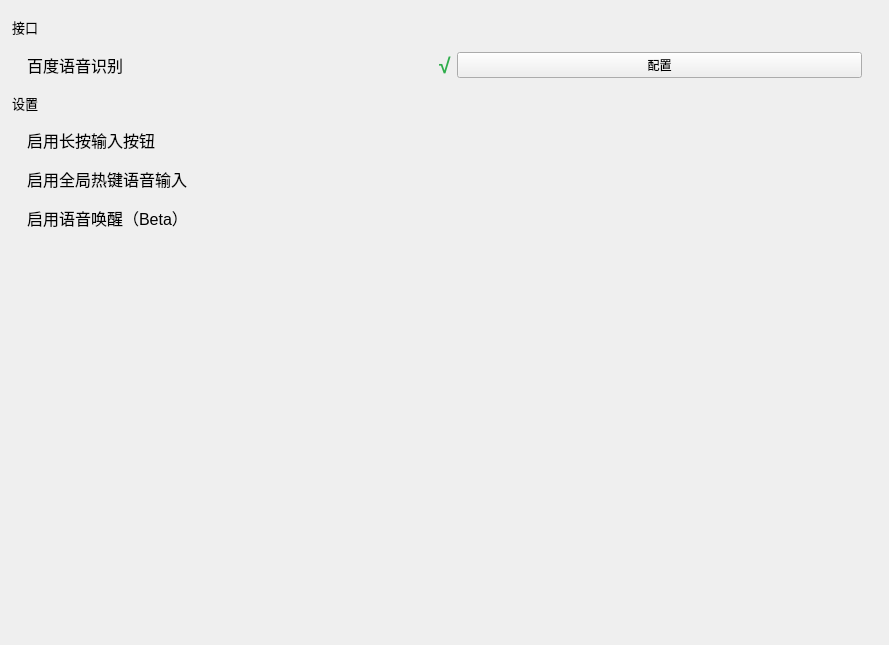
<?xml version="1.0" encoding="UTF-8"?>
<ui version="4.0">
 <class>SettingChild_Speech</class>
 <widget class="QWidget" name="SettingChild_Speech">
  <property name="geometry">
   <rect>
    <x>0</x>
    <y>0</y>
    <width>889</width>
    <height>645</height>
   </rect>
  </property>
  <property name="windowTitle">
   <string>Form</string>
  </property>
  <layout class="QVBoxLayout" name="verticalLayout">
   <property name="leftMargin">
    <number>12</number>
   </property>
   <property name="rightMargin">
    <number>12</number>
   </property>
   <item>
    <widget class="ElaBreadcrumbBar" name="BreadcrumbBar" native="true"/>
   </item>
   <item>
    <widget class="ZcStackedWidget" name="stackedWidget">
     <property name="currentIndex">
      <number>0</number>
     </property>
     <widget class="QWidget" name="page_Choose">
      <layout class="QVBoxLayout" name="verticalLayout_2">
       <property name="leftMargin">
        <number>0</number>
       </property>
       <property name="topMargin">
        <number>0</number>
       </property>
       <property name="rightMargin">
        <number>0</number>
       </property>
       <property name="bottomMargin">
        <number>0</number>
       </property>
       <item>
        <widget class="ElaText" name="label_Interface">
         <property name="font">
          <font>
           <pointsize>10</pointsize>
          </font>
         </property>
         <property name="text">
          <string>接口</string>
         </property>
        </widget>
       </item>
       <item>
       <widget class="ElaScrollPageArea" name="widget_Interface" native="true">
         <property name="toolTip">
          <string>配置语音识别服务，当前支持百度语音识别</string>
         </property>
         <layout class="QHBoxLayout" name="horizontalLayout" stretch="1,0,1">
          <property name="leftMargin">
           <number>15</number>
          </property>
          <property name="rightMargin">
           <number>15</number>
          </property>
          <item>
           <widget class="ElaText" name="label_Baidu">
            <property name="sizePolicy">
             <sizepolicy hsizetype="Expanding" vsizetype="Preferred">
              <horstretch>0</horstretch>
              <verstretch>0</verstretch>
             </sizepolicy>
            </property>
            <property name="font">
             <font>
              <pointsize>12</pointsize>
             </font>
            </property>
            <property name="text">
             <string>百度语音识别</string>
            </property>
           </widget>
          </item>
          <item>
           <widget class="ElaText" name="label_Baidu_Status">
            <property name="font">
             <font>
              <pointsize>16</pointsize>
              <bold>true</bold>
             </font>
            </property>
            <property name="visible">
             <bool>false</bool>
            </property>
            <property name="styleSheet">
             <string notr="true">color: #2EAD4B;</string>
            </property>
            <property name="text">
             <string>√</string>
            </property>
           </widget>
          </item>
          <item>
           <widget class="ElaPushButton" name="pushButton_Baidu_Set">
            <property name="toolTip">
             <string>填写百度语音识别的 API Key 和 Secret Key</string>
            </property>
            <property name="sizePolicy">
             <sizepolicy hsizetype="Expanding" vsizetype="Fixed">
              <horstretch>0</horstretch>
              <verstretch>0</verstretch>
             </sizepolicy>
            </property>
            <property name="text">
             <string>配置</string>
            </property>
           </widget>
          </item>
         </layout>
        </widget>
       </item>
       <item>
        <widget class="ElaText" name="label_Setting">
         <property name="font">
          <font>
           <pointsize>10</pointsize>
          </font>
         </property>
         <property name="text">
          <string>设置</string>
         </property>
        </widget>
       </item>
       <item>
       <widget class="ElaScrollPageArea" name="widget_SpeechEnable" native="true">
         <property name="toolTip">
          <string>开启后，聊天输入区可以使用语音转文字</string>
         </property>
         <layout class="QHBoxLayout" name="horizontalLayout_2" stretch="1,1">
          <property name="leftMargin">
           <number>15</number>
          </property>
          <property name="rightMargin">
           <number>15</number>
          </property>
          <item>
           <widget class="ElaText" name="label_Enable">
            <property name="font">
             <font>
              <pointsize>12</pointsize>
             </font>
            </property>
            <property name="text">
             <string>启用长按输入按钮</string>
            </property>
           </widget>
          </item>
          <item>
           <widget class="ElaToggleSwitch" name="ToggleSwitch_SpeechInputEnable" native="true">
            <property name="toolTip">
             <string>启用或关闭语音输入功能</string>
            </property>
           </widget>
          </item>
         </layout>
        </widget>
       </item>
       <item>
       <widget class="ElaScrollPageArea" name="widget_GlobalHotkey" native="true">
         <property name="toolTip">
          <string>开启后可在应用外使用绑定按键触发语音录入</string>
         </property>
         <layout class="QHBoxLayout" name="horizontalLayout_5" stretch="5,0,10,7">
          <property name="leftMargin">
           <number>15</number>
          </property>
          <property name="topMargin">
           <number>0</number>
          </property>
          <property name="rightMargin">
           <number>15</number>
          </property>
          <property name="bottomMargin">
           <number>0</number>
          </property>
          <item>
           <widget class="ElaText" name="label_GlobalHotkeyEnable">
            <property name="sizePolicy">
             <sizepolicy hsizetype="Fixed" vsizetype="Maximum">
              <horstretch>0</horstretch>
              <verstretch>0</verstretch>
             </sizepolicy>
            </property>
            <property name="font">
             <font>
              <pointsize>12</pointsize>
             </font>
            </property>
            <property name="text">
             <string>启用全局热键语音输入</string>
            </property>
           </widget>
          </item>
          <item>
           <widget class="ElaToggleSwitch" name="ToggleSwitch_GlobalHotkeyEnable" native="true">
            <property name="toolTip">
             <string>启用或关闭全局语音输入热键</string>
            </property>
            <property name="sizePolicy">
             <sizepolicy hsizetype="Preferred" vsizetype="Fixed">
              <horstretch>0</horstretch>
              <verstretch>0</verstretch>
             </sizepolicy>
            </property>
           </widget>
          </item>
          <item>
           <spacer name="horizontalSpacer_GlobalHotkey">
            <property name="orientation">
             <enum>Qt::Horizontal</enum>
            </property>
            <property name="sizeHint" stdset="0">
             <size>
              <width>40</width>
              <height>20</height>
             </size>
            </property>
           </spacer>
          </item>
          <item>
           <widget class="ElaKeyBinder" name="keyBinder_GlobalHotkey">
            <property name="toolTip">
             <string>可以先绑定录音按键，启用全局热键后生效</string>
            </property>
           </widget>
          </item>
         </layout>
        </widget>
       </item>
       <item>
       <widget class="ElaScrollPageArea" name="widget_WakeWord" native="true">
         <property name="toolTip">
          <string>开启后，说出唤醒词即可自动开始录音（需要下载语音唤醒模型）</string>
         </property>
         <layout class="QHBoxLayout" name="horizontalLayout_WakeWord" stretch="1,1">
          <property name="leftMargin">
           <number>15</number>
          </property>
          <property name="rightMargin">
           <number>15</number>
          </property>
          <item>
           <widget class="ElaText" name="label_WakeWord">
            <property name="font">
             <font>
              <pointsize>12</pointsize>
             </font>
            </property>
            <property name="text">
             <string>启用语音唤醒（Beta）</string>
            </property>
           </widget>
          </item>
          <item>
           <widget class="ElaToggleSwitch" name="ToggleSwitch_WakeWordEnable" native="true">
            <property name="toolTip">
             <string>启用语音唤醒功能（说"嗨小宠"开始录音）</string>
            </property>
           </widget>
          </item>
         </layout>
        </widget>
       </item>
       <item>
        <spacer name="verticalSpacer">
         <property name="orientation">
          <enum>Qt::Vertical</enum>
         </property>
         <property name="sizeHint" stdset="0">
          <size>
           <width>20</width>
           <height>40</height>
          </size>
         </property>
        </spacer>
       </item>
      </layout>
     </widget>
     <widget class="QWidget" name="page_Baidu">
      <layout class="QVBoxLayout" name="verticalLayout_3">
       <property name="leftMargin">
        <number>0</number>
       </property>
       <property name="topMargin">
        <number>0</number>
       </property>
       <property name="rightMargin">
        <number>0</number>
       </property>
       <property name="bottomMargin">
        <number>0</number>
       </property>
       <item>
       <widget class="ElaScrollPageArea" name="widget_ApiKey" native="true">
         <property name="toolTip">
          <string>百度智能云语音识别应用的 API Key</string>
         </property>
         <layout class="QHBoxLayout" name="horizontalLayout_3" stretch="1,1">
          <property name="leftMargin">
           <number>15</number>
          </property>
          <property name="rightMargin">
           <number>15</number>
          </property>
          <item>
           <widget class="ElaText" name="label_ApiKey">
            <property name="font">
             <font>
              <pointsize>12</pointsize>
             </font>
            </property>
            <property name="text">
             <string>API Key</string>
            </property>
           </widget>
          </item>
          <item>
           <widget class="ElaLineEdit" name="lineEdit_BaiduApiKey">
            <property name="toolTip">
             <string>请输入百度语音识别 API Key</string>
            </property>
           </widget>
          </item>
         </layout>
        </widget>
       </item>
       <item>
       <widget class="ElaScrollPageArea" name="widget_SecretKey" native="true">
         <property name="toolTip">
          <string>百度智能云语音识别应用的 Secret Key</string>
         </property>
         <layout class="QHBoxLayout" name="horizontalLayout_4" stretch="1,1">
          <property name="leftMargin">
           <number>15</number>
          </property>
          <property name="rightMargin">
           <number>15</number>
          </property>
          <item>
           <widget class="ElaText" name="label_SecretKey">
            <property name="font">
             <font>
              <pointsize>12</pointsize>
             </font>
            </property>
            <property name="text">
             <string>Secret Key</string>
            </property>
           </widget>
          </item>
          <item>
           <widget class="ElaLineEdit" name="lineEdit_BaiduSecretKey">
            <property name="toolTip">
             <string>请输入百度语音识别 Secret Key</string>
            </property>
            <property name="echoMode">
             <enum>QLineEdit::PasswordEchoOnEdit</enum>
            </property>
           </widget>
          </item>
         </layout>
        </widget>
       </item>
       <item>
        <widget class="ElaText" name="label_BaiduDesc">
         <property name="font">
          <font>
           <pointsize>9</pointsize>
          </font>
         </property>
         <property name="text">
          <string>在百度智能云创建短语音识别应用后，将对应的 API Key 和 Secret Key 填到这里即可。</string>
         </property>
         <property name="wordWrap">
          <bool>true</bool>
         </property>
        </widget>
       </item>
       <item>
        <spacer name="verticalSpacer_2">
         <property name="orientation">
          <enum>Qt::Vertical</enum>
         </property>
         <property name="sizeHint" stdset="0">
          <size>
           <width>20</width>
           <height>40</height>
          </size>
         </property>
        </spacer>
       </item>
      </layout>
     </widget>
    </widget>
   </item>
  </layout>
 </widget>
 <customwidgets>
  <customwidget>
   <class>ElaBreadcrumbBar</class>
   <extends>QWidget</extends>
   <header location="global">ElaBreadcrumbBar.h</header>
   <container>1</container>
  </customwidget>
  <customwidget>
   <class>ElaText</class>
   <extends>QLabel</extends>
   <header location="global">ElaText.h</header>
  </customwidget>
  <customwidget>
   <class>ElaPushButton</class>
   <extends>QPushButton</extends>
   <header location="global">ElaPushButton.h</header>
  </customwidget>
  <customwidget>
   <class>ElaScrollPageArea</class>
   <extends>QWidget</extends>
   <header location="global">ElaScrollPageArea.h</header>
   <container>1</container>
  </customwidget>
  <customwidget>
   <class>ZcStackedWidget</class>
   <extends>QStackedWidget</extends>
   <header location="global">ZcStackedWidget.h</header>
   <container>1</container>
  </customwidget>
  <customwidget>
   <class>ElaLineEdit</class>
   <extends>QLineEdit</extends>
   <header location="global">ElaLineEdit.h</header>
  </customwidget>
  <customwidget>
   <class>ElaToggleSwitch</class>
   <extends>QWidget</extends>
   <header location="global">ElaToggleSwitch.h</header>
  </customwidget>
  <customwidget>
   <class>ElaKeyBinder</class>
   <extends>QLabel</extends>
   <header location="global">ElaKeyBinder.h</header>
  </customwidget>
 </customwidgets>
 <resources/>
 <connections/>
</ui>
